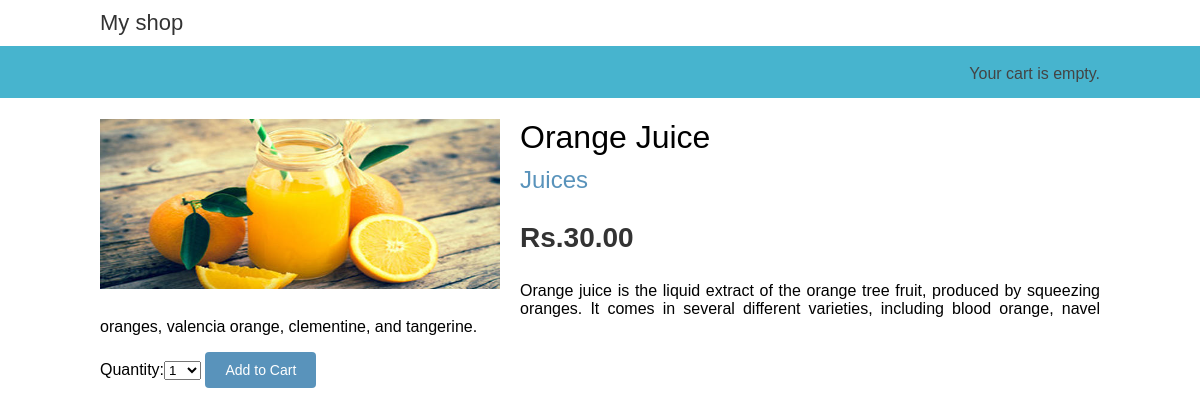
/1/orange-juice/, run on the app's committed database.
### shop/models.py (models this page shows, shortened)
class Product(models.Model):
	category=models.ForeignKey(Category,related_name='products')
	name=models.CharField(max_length=200,db_index=True)
	slug = models.SlugField(max_length=200, db_index=True)
	image = models.ImageField(upload_to='products/%Y/%m/%d',blank=True)
	description = models.TextField(blank=True)
	price = models.DecimalField(max_digits=10, decimal_places=2)
	stock = models.PositiveIntegerField()
	available = models.BooleanField(default=True)
	created = models.DateTimeField(auto_now_add=True)
	updated = models.DateTimeField(auto_now=True)
	class Meta:
		ordering=('name',)
		index_together=(('id','slug'),)

class Category(models.Model):
	name=models.CharField(max_length=200,db_index=True)
	slug=models.SlugField(max_length=200,db_index=True,unique=True)
	class Meta:
		ordering=('name',)
		verbose_name='category'
		verbose_name_plural='categories'
	def __str__(self):
		return self.name
	def get_absolute_url(self):
		return reverse('shop:product_list_by_category',args=[self.slug])

### shop/views.py (the view)
# urls.py: url(r'^(?P<id>\d+)/(?P<slug>[-\w]+)/$',views.product_detail,name='product_detail'),
def product_detail(request,id,slug):
	product=get_object_or_404(Product,id=id,slug=slug,available=True)
	cart_product_form=CartAddProductForm()
	return render(request,'shop/product/detail.html',{'product':product,'cart_product_form':cart_product_form})

### cart/forms.py
class CartAddProductForm(forms.Form):
	quantity=forms.TypedChoiceField(choices=PRODUCT_QUANTITY_CHOICES,coerce=int)
	update=forms.BooleanField(required=False,initial=False,widget=forms.HiddenInput)

### cart/cart.py (called while the page is built)
	def __len__(self):
		return sum(item['quantity'] for item in self.cart.values())

### cart/context_processors.py (called while the page is built)
def cart(request):
	return {'cart':Cart(request)}

### shop/templates/shop/product/detail.html (shortened to what this page needs)
{% extends "shop/base.html" %}
{% load static %}
{% block content %}
<div class="product-detail">
	<img src="{% if product.image %}{{ product.image.url }}{% else %}{% static "img/no_image.png" %}{% endif %}">
	<h1>{{ product.name }}</h1>
	<h2><a href="{{ product.category.get_absolute_url }}">{{ product.category }}</a></h2>
	<p class="price">Rs.{{ product.price }}</p>{{ product.description|linebreaks }}
	<form action="{% url "cart:cart_add" product.id %}" method="post">
		{{ cart_product_form }}
		<input type="submit" value="Add to Cart">
	</form>
</div>
{% endblock %}

### shop/static/css/base.css (style rules this page uses)
body { margin:0; padding:0; font-family:helvetica, sans-serif; }
h1, h2, h3, h4, h5 , h6 { font-family: sans-serif; font-weight:normal; }
a { text-decoration:none; color:#5993bb; }
img { width: 40px; height: 170px; }
a.button, input[type="submit"] { color:#fff; background:#5993bb; border-radius:4px; padding:10px 20px; font-size:14px; border:0; }
.product-detail { text-align:justify; }
.product-detail .price { color:#333; font-size:28px; font-weight:bold; }
.product-detail img { width:40%; float:left; padding:0 20px 20px 0; }
.product-detail h1 { margin-bottom:0; }
.product-detail h2 { margin-top:10px; }

### data on the page
Product: image (picture), name "Orange Juice", category "Juices", price "30.00", description "Orange juice is the liquid extract of the orange tree fruit, produced by squeezing oranges. It comes in several different varieties, including blood orange, navel oranges, valencia orange, clementine, and tangerine."
